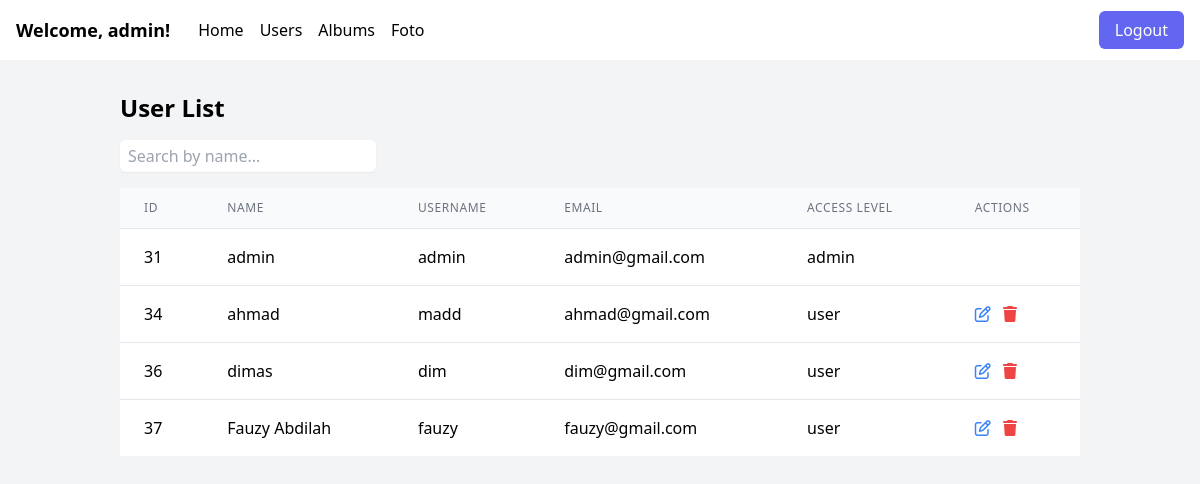
The app's page /data_pengguna.php (signed in) with its own data.
### tables this page shows
CREATE TABLE `users` (
  `user_id` int(11) NOT NULL,
  `name` varchar(50) NOT NULL,
  `password` varchar(255) NOT NULL,
  `username` varchar(50) NOT NULL,
  `email` varchar(100) NOT NULL,
  `created_at` timestamp NOT NULL DEFAULT current_timestamp() ON UPDATE current_timestamp(),
  `access_level` enum('user','admin') DEFAULT 'user'
);

### data_pengguna.php (the view, shortened to what this page needs)
<?php
require_once('koneksi.php');
$currentAdminUsername = $_SESSION['username'];
$query_users = "SELECT * FROM users";
$result_users = mysqli_query($conn, $query_users);
$users = [];
while ($row = mysqli_fetch_assoc($result_users)) {
    $users[] = $row;
}
?>
<!DOCTYPE html>
<html lang="en">
<head>
    <link href="https://cdn.jsdelivr.net/npm/tailwindcss@2.2.19/dist/tailwind.min.css" rel="stylesheet">
    <link rel="stylesheet" href="./css/fontawesome.min.css">
    <link rel="stylesheet" href="./css/all.min.css">
</head>
<body class="bg-gray-100">
    <?php  include 'navbar_admin.php';  ?>
    <div class="container mx-auto p-8 ">
        <h2 class="text-2xl font-bold mb-4">User List</h2>
        <form class="mb-4">
            <input id="searchInput" type="text" placeholder="Search by name..." class="w-48 sm:w-64 px-2 py-1 rounded-md border-gray-300 shadow-sm focus:border-indigo-300 focus:ring focus:ring-indigo-200 focus:ring-opacity-50">
        </form>
        <table class="min-w-full divide-y divide-gray-200">
            <thead class="bg-gray-50">
                <tr>
                    <th scope="col" class="px-6 py-3 text-left text-xs font-medium text-gray-500 uppercase tracking-wider">ID</th>
                    <th scope="col" class="px-6 py-3 text-left text-xs font-medium text-gray-500 uppercase tracking-wider">Name</th>
                    <th scope="col" class="px-6 py-3 text-left text-xs font-medium text-gray-500 uppercase tracking-wider">Username</th>
                    <th scope="col" class="px-6 py-3 text-left text-xs font-medium text-gray-500 uppercase tracking-wider">Email</th>
                    <th scope="col" class="px-6 py-3 text-left text-xs font-medium text-gray-500 uppercase tracking-wider">Access Level</th>
                    <th scope="col" class="px-6 py-3 text-left text-xs font-medium text-gray-500 uppercase tracking-wider">Actions</th>
                </tr>
            </thead>
            <tbody id="userTableBody" class="bg-white divide-y divide-gray-200">
                <?php foreach ($users as $user) : ?>
                    <tr class="userDataRow">
                        <td class="px-6 py-4 whitespace-nowrap"><?php echo $user['user_id']; ?></td>
                        <td class="px-6 py-4 whitespace-nowrap"><?php echo $user['name']; ?></td>
                        <td class="px-6 py-4 whitespace-nowrap"><?php echo $user['username']; ?></td>
                        <td class="px-6 py-4 whitespace-nowrap"><?php echo $user['email']; ?></td>
                        <td class="px-6 py-4 whitespace-nowrap"><?php echo $user['access_level']; ?></td>
                        <td class="px-6 py-4 whitespace-nowrap">
                            <form method="POST">
                                <?php if ($user['username'] !== $currentAdminUsername) : ?>
                                    <button type="submit" name="action" value="edit" class="text-blue-500 hover:text-blue-700 mr-2">
                                        <i class="fa-regular fa-pen-to-square"></i>
                                    </button>
                                    <button type="submit" name="action" value="delete" class="text-red-500 hover:text-red-700" onclick="return confirm('Are you sure you want to delete this user?');">
                                        <i class="fa-sharp fa-solid fa-trash"></i>
                                    </button>
                                <?php endif; ?>
                            </form>
                        </td>
                    </tr>
                <?php endforeach; ?>
            </tbody>
        </table>
    </div>
</body>
</html>

### records on screen
users: user_id "31", name "admin", username "admin", email "admin@gmail.com", access_level "admin"
users: user_id "34", name "ahmad", username "madd", email "ahmad@gmail.com", access_level "user"
users: user_id "36", name "dimas", username "dim", email "dim@gmail.com", access_level "user"
users: user_id "37", name "Fauzy Abdilah", username "fauzy", email "fauzy@gmail.com", access_level "user"

### other values on screen
$_SESSION['username'] "admin"
